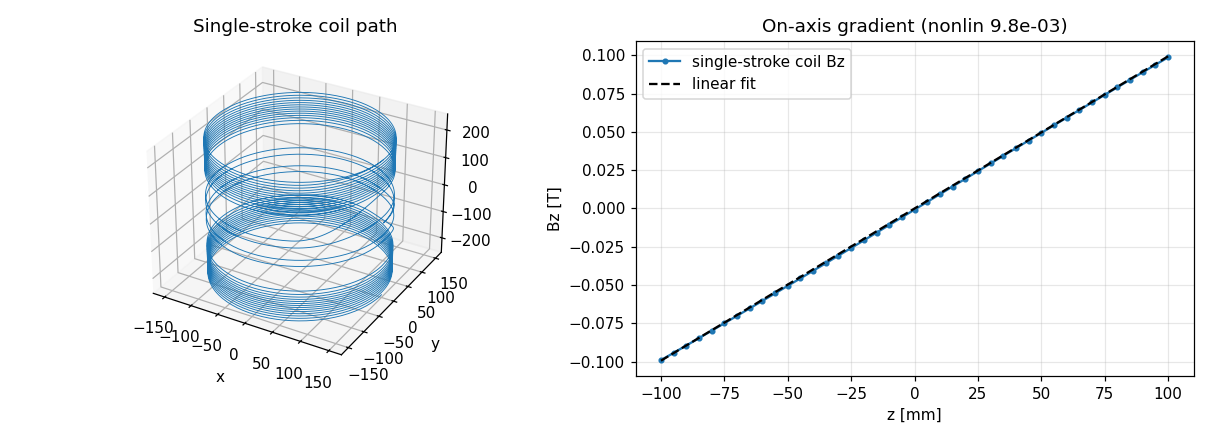

This chart was generated by the following Python code:
"""End-to-end workflow: stream function -> single-stroke CAD coil -> PEEC -> field.

Closes the design loop for a cylindrical Gz gradient coil:

  [1] stream function method   target Bz=Gz*z -> ring currents I(z) (ACA+TSVD)
  [2] equal-current contour     psi(z)=int I -> wire rings [(z_k, +/-I_w)]
  [3] single-stroke (1-pen)     coaxial rings -> ONE continuous helix polyline
                                (reverse winding handedness at current sign flips)
  [4] CAD                       sweep a round wire section along the helix -> STEP
  [5] PEEC                      STEP -> coil_from_cad filaments -> L, R, current
  [6] field                     exact Biot-Savart of the filaments -> B(r)
  [7] verify (loop closed)      manufactured-coil Bz(0,0,z) vs the design Gz*z

The single-stroke connection is what turns an abstract current density into a
real coil wound from one continuous conductor.  Field evaluation uses the exact
biot_savart.h_segments_batch (NOT ObjFlmCur, which has an orientation bug).

Run:  python demo_sf_to_peec_gz.py [--nrings N] [--nwires N] [--with-peec]
"""
import argparse
import sys
import tempfile
from pathlib import Path

import numpy as np

HERE = Path(__file__).resolve().parent
sys.path.insert(0, str(HERE.parents[1] / "src"))

import radia as rad
from radia.stream_function import aca_tsvd, pseudo_inverse_solve, radia_field_kernel
from radia.biot_savart import h_segments_batch, MU0

A_CYL = 0.15       # cylinder radius [m]
L_CYL = 0.50       # cylinder length [m]
GZ = 1.0           # target gradient dBz/dz [T/m]
DSV = 0.10         # DSV half-length [m]
NSEG_RING = 120    # field-basis ring segments


def _ring(a, z0, cur):
    t = np.linspace(0.0, 2.0 * np.pi, NSEG_RING + 1)
    pts = [[a * np.cos(tt), a * np.sin(tt), z0] for tt in t]
    return rad.ObjFlmCur(pts, cur)


def design_rings(n_rings, n_wires, k_modes=0):
    """[1][2] SF solve + equal-current contour -> wire rings [(z, +/-I_w)]."""
    z_ring = np.linspace(-L_CYL / 2, L_CYL / 2, n_rings)
    basis = [_ring(A_CYL, zr, 1.0) for zr in z_ring]
    N = len(basis)
    zt = np.linspace(-DSV, DSV, 25)
    obs = np.column_stack([np.zeros(zt.size), np.zeros(zt.size), zt])
    M = obs.shape[0]
    entry = radia_field_kernel(obs, basis, component=2, field="b")
    modes = min(M, N) if k_modes <= 0 else min(k_modes, M, N)
    res = aca_tsvd(M, N, entry, modes=modes, kmax=min(M, N), aca_eps=1e-8)
    I = pseudo_inverse_solve(res, GZ * zt, k_mode=res.modes)
    rad.UtiDelAll()
    psi = np.concatenate([[0.0], np.cumsum(0.5 * (I[1:] + I[:-1]))])
    lo, hi = float(psi.min()), float(psi.max())
    dI = (hi - lo) / n_wires
    wires = []
    for lev in lo + (np.arange(n_wires) + 0.5) * dI:
        for j in range(len(z_ring) - 1):
            a0, a1 = psi[j] - lev, psi[j + 1] - lev
            if a0 == 0.0:
                a0 = 1e-300
            if a0 * a1 < 0.0:
                frac = a0 / (a0 - a1)
                zc = z_ring[j] + frac * (z_ring[j + 1] - z_ring[j])
                slope = psi[j + 1] - psi[j]
                wires.append((zc, dI * (1.0 if slope > 0 else -1.0)))
    return wires, dI, res.k_aca, min(M, N)


def single_stroke_helix(wires, a, nseg_per_turn=160, ramp_frac=0.18):
    """[3] Connect coaxial equal-current rings into ONE continuous polyline.

    Each ring is a near-flat helical turn at its z (so the field matches the SF
    design); the last `ramp_frac` of every turn is a smooth axial ramp
    (a *blended* crossover) to the next turn's z -- no sharp kink, so the CAD
    sweep stays clean.  Winding handedness encodes the current sign (CCW=+phi,
    CW=-phi); it reverses where the current sign flips.  A single current I_w
    flows along the whole path -> one continuous conductor.
    """
    wires = sorted(wires, key=lambda w: w[0])
    z_arr = [w[0] for w in wires]
    pts = []
    for k, (zk, ck) in enumerate(wires):
        d = 1.0 if ck > 0 else -1.0
        z_next = z_arr[k + 1] if k + 1 < len(wires) else zk
        for s in np.linspace(0.0, 1.0, nseg_per_turn, endpoint=False):
            phi = d * 2.0 * np.pi * s
            if s < 1.0 - ramp_frac:
                z = zk
            else:                                  # smooth axial ramp to z_next
                u = (s - (1.0 - ramp_frac)) / ramp_frac
                z = zk + (z_next - zk) * (0.5 - 0.5 * np.cos(np.pi * u))  # cosine blend
            pts.append([a * np.cos(phi), a * np.sin(phi), z])
    path = np.array(pts)
    I_w = abs(wires[0][1])
    return path, I_w


def field_on_axis(path, I_w, z):
    """[6] Exact Biot-Savart Bz(0,0,z) of the continuous wire path."""
    segs = np.stack([path[:-1], path[1:]], axis=1)        # (Nseg, 2, 3)
    obs = np.column_stack([np.zeros_like(z), np.zeros_like(z), z])
    H = h_segments_batch(segs, obs, current=I_w)
    return MU0 * H[:, 2]


def main():
    ap = argparse.ArgumentParser()
    ap.add_argument("--nrings", type=int, default=80)
    ap.add_argument("--nwires", type=int, default=16)
    ap.add_argument("--with-peec", action="store_true",
                    help="also run STEP export + coil_from_cad + PEEC")
    args = ap.parse_args()

    print("=== SF -> single-stroke coil -> (CAD/PEEC) -> field workflow (Gz) ===")

    # [1][2] stream function design -> equal-current wire rings
    wires, dI, k_aca, mn = design_rings(args.nrings, args.nwires)
    print(f"[1][2] SF design: {args.nrings} rings, ACA+ k_aca={k_aca} (of {mn}); "
          f"{len(wires)} equal-current turns, I_w={dI:.4g} A-turns")

    # [3] single-stroke helix
    path, I_w = single_stroke_helix(wires, A_CYL)
    length = float(np.sum(np.linalg.norm(np.diff(path, axis=0), axis=1)))
    print(f"[3] single-stroke path: {len(path)} points, {len(path)-1} segments, "
          f"wire length = {length:.3f} m (one continuous conductor)")

    # [6][7] field of the single-stroke coil vs the design target
    zc = np.linspace(-DSV, DSV, 41)
    Bz = field_on_axis(path, I_w, zc)
    G_fit = float(np.dot(zc, Bz) / np.dot(zc, zc))
    nonlin = float(np.max(np.abs(Bz - G_fit * zc)) / (np.max(np.abs(Bz)) + 1e-30))
    print(f"[6][7] single-stroke coil on axis: fitted dBz/dz = {G_fit:.4g}, "
          f"gradient nonlinearity over DSV = {nonlin:.3e}")
    print(f"       (compare: the abstract ring set is the SF design target Gz*z)")

    if args.with_peec:
        run_peec_chain(path, I_w)

    # plot
    try:
        import matplotlib
        matplotlib.use("Agg")
        import matplotlib.pyplot as plt
        plt.rcParams["pdf.fonttype"] = 42
        fig = plt.figure(figsize=(11, 4))
        ax = fig.add_subplot(1, 2, 1, projection="3d")
        ax.plot(path[:, 0] * 1e3, path[:, 1] * 1e3, path[:, 2] * 1e3, lw=0.6)
        ax.set_xlabel("x"); ax.set_ylabel("y")
        ax.text2D(0.02, 0.96, "(a)", transform=ax.transAxes, fontsize=10)
        ax2 = fig.add_subplot(1, 2, 2)
        ax2.plot(zc * 1e3, Bz, "o-", ms=3, label="single-stroke coil Bz")
        ax2.plot(zc * 1e3, G_fit * zc, "k--", label="linear fit")
        ax2.set_xlabel("$z$ (mm)"); ax2.set_ylabel("$B_z$ (T)")
        ax2.text(0.02, 0.96, "(b)", transform=ax2.transAxes, fontsize=10)
        ax2.legend(); ax2.grid(alpha=0.3)
        out = HERE / "demo_sf_to_peec_gz.png"
        fig.tight_layout(); fig.savefig(out, dpi=110)
        print(f"Saved plot: {out.name}")
    except ImportError:
        print("(matplotlib not installed; skipped plot)")


def run_peec_chain(path, I_w):
    """[4] CAD STEP (sweep round wire along the helix) + [5] PEEC (L, R)."""
    import os
    import time

    # subsample for CAD/PEEC (keep the OCC spline + PEEC matrix tractable)
    stride = max(1, len(path) // 700)
    cpath = path[::stride]
    if not np.allclose(cpath[-1], path[-1]):
        cpath = np.vstack([cpath, path[-1]])

    # [4] CAD: sweep a circular wire cross-section along the smooth helix
    step_path = str(HERE / "sf_coil_gz.step")
    try:
        import build123d as b3d
        from radia.coil_from_cad import export_step_with_labels
        mm = 1000.0
        pmm = cpath * mm
        wire = b3d.Spline(*[b3d.Vector(float(x), float(y), float(z)) for x, y, z in pmm])
        # wire radius < half the min turn spacing, else adjacent tubes self-
        # intersect and OCC MakeSolid fails on the swept helix.
        dz_min = float(np.min(np.abs(np.diff(sorted({round(z, 6) for z in cpath[:, 2]})))) * mm) \
            if len({round(z, 6) for z in cpath[:, 2]}) > 1 else 4.0
        r_wire = max(0.2, min(1.0, 0.35 * dz_min))
        tan = pmm[1] - pmm[0]
        tan = tan / np.linalg.norm(tan)
        pl = b3d.Plane(origin=b3d.Vector(*pmm[0]), z_dir=b3d.Vector(*tan))
        sec = pl.location * b3d.Circle(radius=r_wire).face()
        t0 = time.time()
        try:
            solid = b3d.sweep(sec, path=wire, is_frenet=True)
            try:
                solid.label = "coil"
            except Exception:
                pass
            export_step_with_labels([solid], step_path)
            print(f"[4] CAD: round wire r={r_wire:.2f}mm swept along helix -> "
                  f"{os.path.basename(step_path)} ({os.path.getsize(step_path)//1024} KB, "
                  f"vol={solid.volume:.0f} mm^3, {time.time()-t0:.1f}s)")
        except Exception as se:
            # tight multi-turn helix can defeat OCC pipe MakeSolid; export the
            # centerline as a STEP WIRE (the windable conductor path) instead.
            b3d.export_step(wire, step_path)
            print(f"[4] CAD: solid sweep failed ({type(se).__name__}); exported "
                  f"centerline WIRE -> {os.path.basename(step_path)} "
                  f"({os.path.getsize(step_path)//1024} KB)")
    except Exception as e:
        print(f"[4] CAD STEP export FAILED: {type(e).__name__}: {str(e)[:120]}")

    # [5] PEEC: filaments built directly from the design centerline (we know it,
    # so no STEP centerline re-extraction needed) -> port impedance -> L, R.
    try:
        from radia.peec_matrices import PEECBuilder
        from radia.peec_topology import PEECCircuitSolver
        b = PEECBuilder()
        nodes = [b.add_node_at(float(p[0]), float(p[1]), float(p[2])) for p in cpath]
        w = hh = 4e-3
        for i in range(len(nodes) - 1):
            b.add_connected_segment(nodes[i], nodes[i + 1], w, hh, sigma=5.8e7)
        b.add_port(nodes[0], nodes[-1])
        topo = b.build_topology()
        solver = PEECCircuitSolver(topo)
        freq = 1.0e3
        t0 = time.time()
        Z = solver.compute_port_impedance(freq)
        Zc = complex(np.asarray(Z).ravel()[0]) if np.ndim(Z) else complex(Z)
        L = Zc.imag / (2 * np.pi * freq)
        R = Zc.real
        length = float(np.sum(np.linalg.norm(np.diff(cpath, axis=0), axis=1)))
        print(f"[5] PEEC ({len(nodes) - 1} filament segs, {length:.2f} m @ {freq:.0f} Hz, "
              f"{time.time() - t0:.1f}s): L = {L * 1e6:.3f} uH, R = {R * 1e3:.3f} mOhm")
        print(f"    (low freq -> ~uniform current I_w; the on-axis field above is "
              f"the PEEC-coil field at the design current)")
    except Exception as e:
        import traceback
        traceback.print_exc()
        print(f"[5] PEEC FAILED: {type(e).__name__}: {str(e)[:120]}")


if __name__ == "__main__":
    main()
